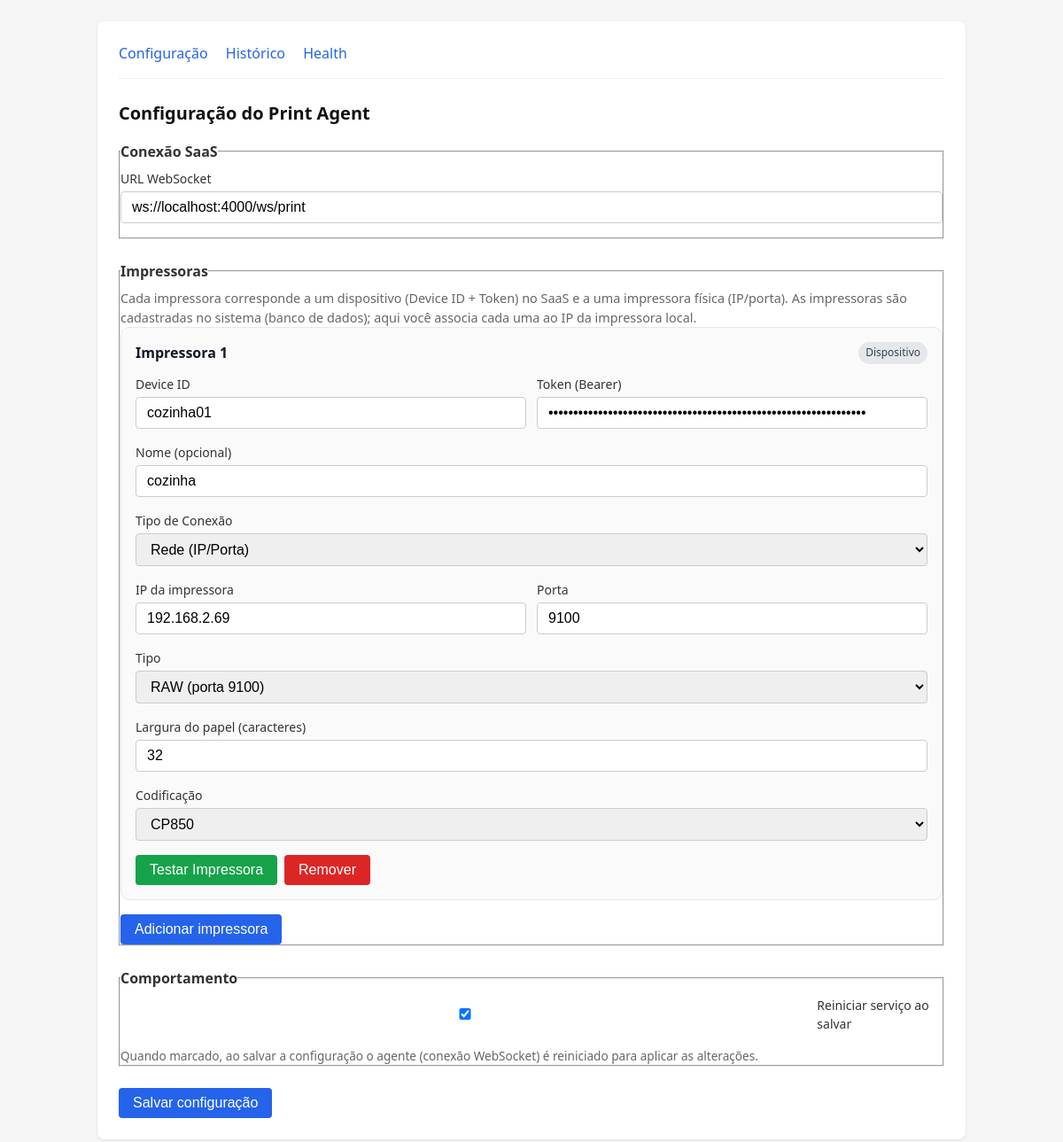
Before: / with the older database file.
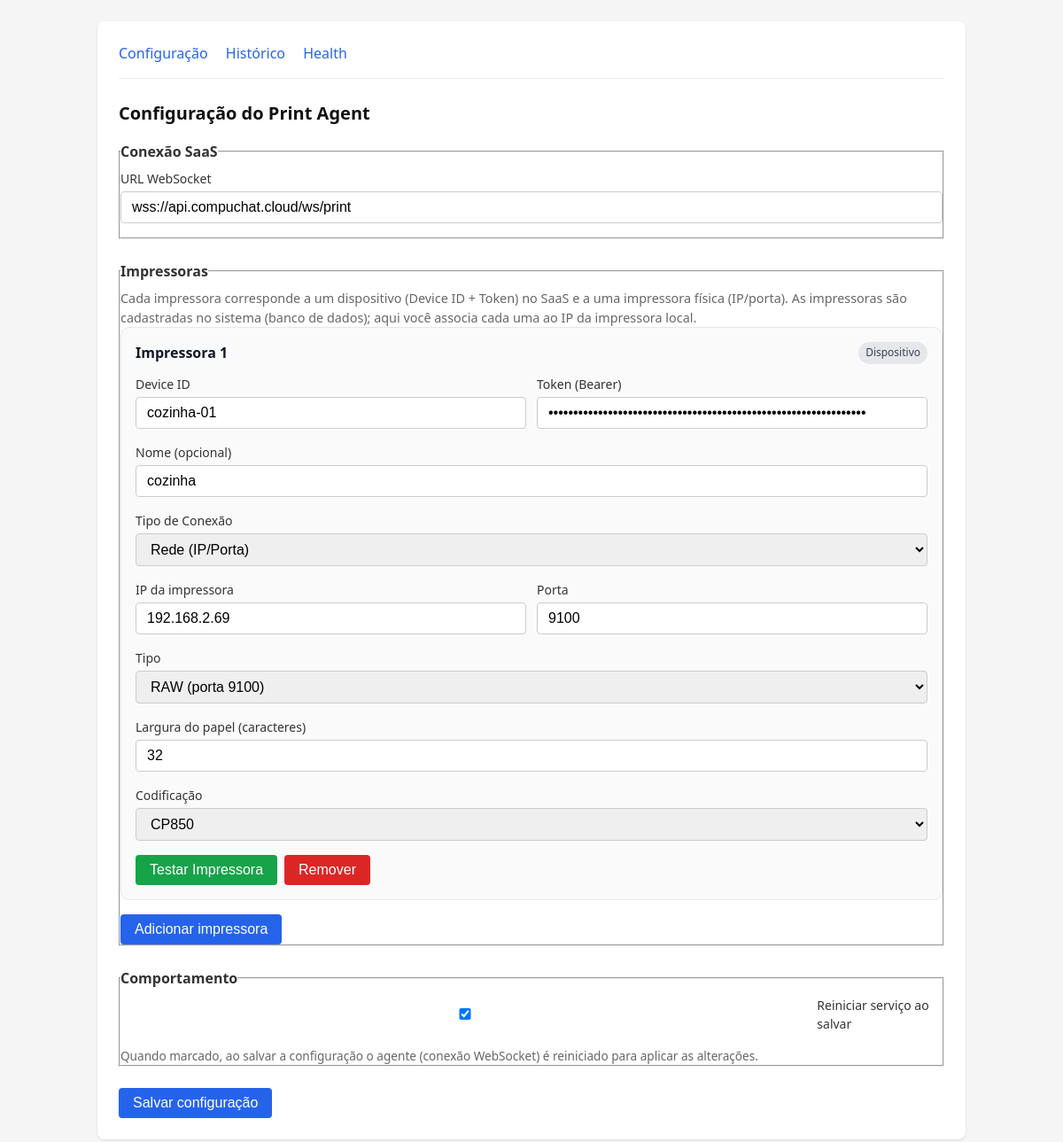
After: the same page with the newer database file.
### tables this page shows
CREATE TABLE config (
                key TEXT PRIMARY KEY,
                value TEXT
            );

### app.py (the view)
@app.route("/")
def index():
    ctx = _config_context()
    message = request.args.get("message")
    message_type = request.args.get("message_type", "success")
    return render_template("config.html", **ctx, message=message, message_type=message_type)

### app.py (called while the page is built)
def _config_context():
    ws_url = db.get_config("ws_url")
    printers = db.get_printers()
    restart_on_save = (db.get_config("restart_service_on_save") or "true").lower() == "true"
    return {"ws_url": ws_url, "printers": printers, "restart_service_on_save": restart_on_save}

### db.py (called while the page is built)
def _get_connection():
    if not DatabaseRecovery.validate_db_connection(DB_FILE):
        print(f"[WARN] Problema detectado no banco de dados. Tentando recuperar...")
        DatabaseRecovery.backup_db(DB_FILE)
    conn = sqlite3.connect(DB_FILE, timeout=10.0)  # Timeout aumentado
    conn.row_factory = sqlite3.Row
    conn.execute("PRAGMA journal_mode=WAL")
    return conn

def get_config(key: str) -> str:
    conn = _get_connection()
    try:
        cursor = conn.execute(
            "SELECT value FROM config WHERE key = ?", (key,)
        )
        row = cursor.fetchone()
        if row:
            return row[0]
        default = DEFAULT_CONFIG.get(key, "")
        return default
    finally:
        conn.close()

### error_recovery.py (called while the page is built)
    @staticmethod
    def validate_db_connection(db_file: str) -> bool:
        try:
            import sqlite3
            conn = sqlite3.connect(db_file, timeout=5.0)
            conn.execute("SELECT 1")
            conn.close()
            return True
        except Exception as e:
            logger.error(f"Erro ao validar banco de dados {db_file}: {e}")
            return False

### templates/config.html (shortened to what this page needs)
{% extends "base.html" %}
{% block content %}
<h1>Configuração do Print Agent</h1>
<form method="post" action="/config" id="config-form">
    <fieldset style="margin-bottom: 1.5rem;">
        <legend style="margin-bottom: 0.5rem; font-weight: 600;">Conexão SaaS</legend>
        <div class="form-group">
            <label for="ws_url">URL WebSocket</label>
            <input type="url" id="ws_url" name="ws_url" value="{{ ws_url }}" placeholder="wss://api.dominio.com/ws/print">
        </div>
    </fieldset>
    <fieldset>
        <legend style="margin-bottom: 0.5rem; font-weight: 600;">Impressoras</legend>
        <p style="color:#666; font-size: 0.9rem;">Cada impressora corresponde a um dispositivo (Device ID + Token) no SaaS e a uma impressora física (IP/porta). As impressoras são cadastradas no sistema (banco de dados); aqui você associa cada uma ao IP da impressora local.</p>
        <div id="printers-container" class="printers-grid">
            {% for p in printers %}
            <div class="printer-block printer-card" data-index="{{ loop.index0 }}">
                <div class="printer-card-header">
                    <h3 class="printer-card-title">Impressora {{ loop.index }}</h3>
                    <span class="printer-card-badge">Dispositivo</span>
                </div>
                <div class="form-row printer-grid-two">
                    <div class="form-group">
                        <label>Device ID</label>
                        <input type="text" name="printer_{{ loop.index0 }}_device_id" value="{{ p.device_id }}" placeholder="ex: cozinha-01">
                    </div>
                    <div class="form-group">
                        <label>Token (Bearer)</label>
                        <input type="password" name="printer_{{ loop.index0 }}_token" value="{{ p.token }}" placeholder="Token do dispositivo">
                    </div>
                </div>
                <div class="form-group">
                    <label>Nome (opcional)</label>
                    <input type="text" name="printer_{{ loop.index0 }}_name" value="{{ p.name }}" placeholder="ex: Cozinha">
                </div>
                <div class="form-group">
                    <label>Tipo de Conexão</label>
                    <select name="printer_{{ loop.index0 }}_connection_type" class="connection-type-select" data-index="{{ loop.index0 }}">
                        <option value="network" {% if p.get('connection_type', 'network') == 'network' %}selected{% endif %}>Rede (IP/Porta)</option>
                    </select>
                </div>
                <div class="network-config" id="network-config-{{ loop.index0 }}" style="{% if p.get('connection_type') == 'local' %}display: none;{% endif %}">
                    <div class="form-row printer-grid-two">
                        <div class="form-group">
                            <label>IP da impressora</label>
                            <input type="text" name="printer_{{ loop.index0 }}_printer_ip" value="{{ p.printer_ip }}">
                        </div>
                        <div class="form-group">
                            <label>Porta</label>
                            <input type="number" name="printer_{{ loop.index0 }}_printer_port" value="{{ p.printer_port }}">
                        </div>
                    </div>
                </div>
                <div class="network-only-config" id="network-only-config-{{ loop.index0 }}" style="{% if p.get('connection_type') == 'local' %}display: none;{% endif %}">
                    <div class="form-group">
                        <label>Tipo</label>
                        <select name="printer_{{ loop.index0 }}_printer_type">
                            <option value="raw" {% if p.printer_type == 'raw' %}selected{% endif %}>RAW (porta 9100)</option>
                        </select>
                    </div>
                </div>
                <div class="form-group">
                    <label>Largura do papel (caracteres)</label>
                    <input type="number" name="printer_{{ loop.index0 }}_paper_width" value="{{ p.paper_width }}" min="24" max="48">
                </div>
        <div class="form-group">
            <label>Codificação</label>
            <select name="printer_{{ loop.index0 }}_printer_encoding">
                <option value="cp850" {% if p.printer_encoding == 'cp850' %}selected{% endif %}>CP850</option>
            </select>
        </div>
        <div class="printer-actions">
            <button type="button" class="btn-test-printer btn-secondary" data-index="{{ loop.index0 }}">Testar Impressora</button>
            <button type="button" class="btn-remove" aria-label="Remover impressora">Remover</button>
        </div>
            </div>
            {% endfor %}
        </div>
        <div style="margin-top: 1rem;">
            <button type="button" id="add-printer">Adicionar impressora</button>
        </div>
    </fieldset>
    <fieldset style="margin-top: 1.5rem;">
        <legend style="margin-bottom: 0.5rem; font-weight: 600;">Comportamento</legend>
        <div class="form-group" style="display: flex; align-items: center; gap: 0.5rem;">
            <input type="checkbox" id="restart_service_on_save" name="restart_service_on_save" value="1" {% if restart_service_on_save %}checked{% endif %}>
            <label for="restart_service_on_save" style="margin: 0;">Reiniciar serviço ao salvar</label>
        </div>
        <p style="color:#666; font-size: 0.85rem; margin-top: 0.25rem;">Quando marcado, ao salvar a configuração o agente (conexão WebSocket) é reiniciado para aplicar as alterações.</p>
    </fieldset>
    <div style="margin-top: 1.5rem;">
        <button type="submit">Salvar configuração</button>
    </div>
</form>
{% endblock %}

### templates/base.html (shortened to what this page needs)
<!DOCTYPE html>
<html lang="pt-BR">
<head>
</head>
<body>
    <div class="container">
        <nav>
            <a href="/">Configuração</a>
            <a href="/logs">Histórico</a>
            <a href="/health">Health</a>
        </nav>
        {% block content %}{% endblock %}
    </div>
</body>
</html>

### templates/base.html (style rules this page uses)
* { box-sizing: border-box; margin: 0; padding: 0; }
body { font-family: system-ui, -apple-system, sans-serif; line-height: 1.5; color: #333; background: #f5f5f5; padding: 1.5rem; }
.container { max-width: 600px; margin: 0 auto; background: #fff; padding: 1.5rem; border-radius: 8px; box-shadow: 0 1px 3px rgba(0,0,0,0.1); }
h1 { font-size: 1.25rem; margin-bottom: 1rem; color: #111; }
nav { margin-bottom: 1.5rem; padding-bottom: 1rem; border-bottom: 1px solid #eee; }
nav a { color: #2563eb; text-decoration: none; margin-right: 1rem; }
.form-group { margin-bottom: 1rem; }
label { display: block; font-weight: 500; margin-bottom: 0.25rem; font-size: 0.875rem; }
input, select { width: 100%; padding: 0.5rem 0.75rem; border: 1px solid #ccc; border-radius: 4px; font-size: 1rem; }
button { padding: 0.5rem 1rem; background: #2563eb; color: #fff; border: none; border-radius: 4px; cursor: pointer; font-size: 1rem; }

### templates/config.html (style rules this page uses)
.container { max-width: 980px; }
.printers-grid { display: grid; grid-template-columns: 1fr; gap: 1rem; }
.printer-card { border: 1px solid #e5e7eb; border-radius: 10px; padding: 1rem; background: #fafafa; }
.printer-card-header { display: flex; justify-content: space-between; align-items: center; margin-bottom: 0.75rem; }
.printer-card-title { font-size: 1rem; font-weight: 600; color: #111827; margin: 0; }
.printer-card-badge { font-size: 0.75rem; color: #374151; background: #e5e7eb; padding: 0.2rem 0.5rem; border-radius: 999px; }
.printer-grid-two { display: grid; grid-template-columns: 1fr 1fr; gap: 0.75rem; }
.printer-actions { display: flex; gap: 0.5rem; margin-top: 0.5rem; flex-wrap: wrap; }
.btn-secondary { background: #16a34a; }
.btn-remove { background: #dc2626; }

Changed rows visible on the page:
changed config: ws_url "ws://localhost:4000/ws/print" → "wss://api.compuchat.cloud/ws/print"
Other visible differences:
form field printer_0_device_id: "cozinha01" → "cozinha-01"
